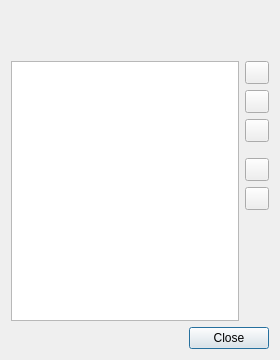
<ui version="4.0" >
 <class>ManageBookmarksDlg</class>
 <widget class="QDialog" name="ManageBookmarksDlg" >
  <property name="geometry" >
   <rect>
    <x>0</x>
    <y>0</y>
    <width>280</width>
    <height>360</height>
   </rect>
  </property>
  <property name="minimumSize" >
   <size>
    <width>280</width>
    <height>300</height>
   </size>
  </property>
  <property name="windowTitle" >
   <string>Manage Bookmarks</string>
  </property>
  <layout class="QVBoxLayout" >
   <item>
    <spacer>
     <property name="orientation" >
      <enum>Qt::Vertical</enum>
     </property>
     <property name="sizeType" >
      <enum>QSizePolicy::Fixed</enum>
     </property>
     <property name="sizeHint" >
      <size>
       <width>20</width>
       <height>50</height>
      </size>
     </property>
    </spacer>
   </item>
   <item>
    <layout class="QHBoxLayout" >
     <item>
      <widget class="QListWidget" name="ListWidget" />
     </item>
     <item>
      <layout class="QVBoxLayout" >
       <item>
        <widget class="QToolButton" name="Button_Add" >
         <property name="iconSize" >
          <size>
           <width>16</width>
           <height>16</height>
          </size>
         </property>
        </widget>
       </item>
       <item>
        <widget class="QToolButton" name="Button_Edit" >
         <property name="iconSize" >
          <size>
           <width>16</width>
           <height>16</height>
          </size>
         </property>
        </widget>
       </item>
       <item>
        <widget class="QToolButton" name="Button_Delete" >
         <property name="iconSize" >
          <size>
           <width>16</width>
           <height>16</height>
          </size>
         </property>
        </widget>
       </item>
       <item>
        <spacer>
         <property name="orientation" >
          <enum>Qt::Vertical</enum>
         </property>
         <property name="sizeType" >
          <enum>QSizePolicy::Fixed</enum>
         </property>
         <property name="sizeHint" >
          <size>
           <width>20</width>
           <height>10</height>
          </size>
         </property>
        </spacer>
       </item>
       <item>
        <widget class="QToolButton" name="Button_Up" >
         <property name="iconSize" >
          <size>
           <width>16</width>
           <height>16</height>
          </size>
         </property>
        </widget>
       </item>
       <item>
        <widget class="QToolButton" name="Button_Down" >
         <property name="iconSize" >
          <size>
           <width>16</width>
           <height>16</height>
          </size>
         </property>
        </widget>
       </item>
       <item>
        <spacer>
         <property name="orientation" >
          <enum>Qt::Vertical</enum>
         </property>
         <property name="sizeHint" >
          <size>
           <width>20</width>
           <height>161</height>
          </size>
         </property>
        </spacer>
       </item>
      </layout>
     </item>
    </layout>
   </item>
   <item>
    <widget class="QDialogButtonBox" name="buttonBox" >
     <property name="orientation" >
      <enum>Qt::Horizontal</enum>
     </property>
     <property name="standardButtons" >
      <set>QDialogButtonBox::Close</set>
     </property>
    </widget>
   </item>
  </layout>
 </widget>
 <resources/>
 <connections/>
</ui>
